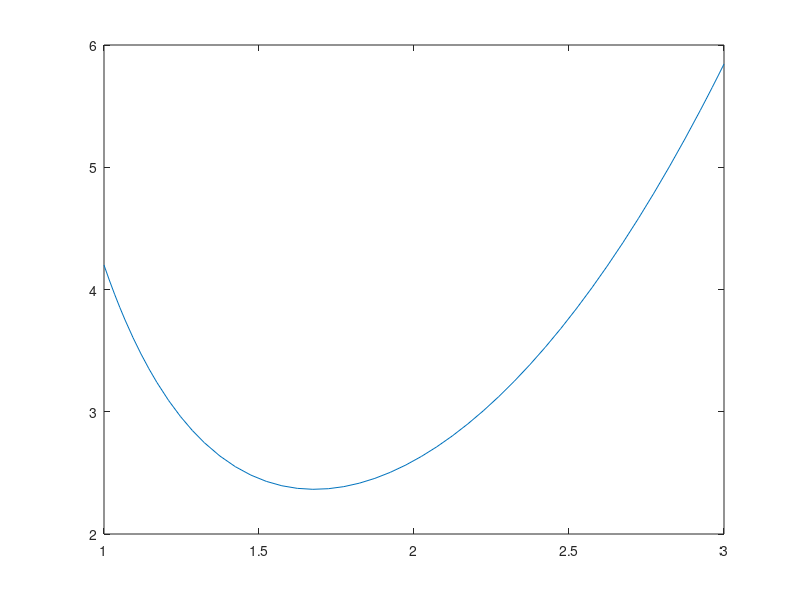

MATLAB code for this plot:
%% Chapter 9 Review

%% Solving an Equation with One Variable

%{
An equation with one variable can be written as f(x) = 0:
- A solution (or root) is the numeric value x that satisfies the equation
- A numerical solution is a value of x where f(x) is exact or almost 0


In MATLAB, a zero of a function can be found using x = fzero(function, x0):
- fzero is a function function, accepting a function to be solved
- x0 is a value of x close to where the function crosses the axis
- x is the numerical solution as a scalar
- fzero only solves f(x) = 0
%}

f = @(x) x.^2 - 1;
r = fzero(f, 3);
disp(r);
r = fzero(f, -2);
disp(r);

g = @(x) sin(x) - 1/2;
rs = fzero(g, 1);
disp(rs); % Finds the root closest to 1: pi/6
rt = fzero(g, 3);
disp(rt); % Finds the root closest to 3: 5pi/6

%{
Notes about fzero:
- x0 can be a scalar or a two-element vector:
    - If x0 is a scalar, it must be a value near the root
    - If x0 is a vector, the two elements need to be on opposite sides
        >> f = @(x) x.^2 - 1;
        >> r = fzero(f, [0, 2]); % Fine, r = 1
        >> r = fzero(f, [2, 3]); % Not fine
- The fzero command finds zeros of a function when it CROSSES the x-axis.
  Touching the x-axis (y == 0) does not count
- [x, fval] = fzero(fun, x0) returns the value of the function at x too
%}

%% Finding a Minimum or Maximum of a Function

%{
Finding the minimum of a function: [x, fval] = fminbnd(function, x1, x2)
- function must be a continuous single-variable function
- x1 and x2 are the intervals surrounding the min x-value (x1 < x < x2)
- It does not evaluate the function at the endpoints

Find the maximum of a function by finding the minimum of its negative!
%}

f = @(x) x.^3 - 12 * x.^2 + 40.25 * x - 36.5;
fplot(f, [0, 8]);
[xmin, fmin] = fminbnd(f, 5, 7);
disp(xmin); disp(fmin);
nf = @(x) -f(x);
[xmax, fmax] = fminbnd(nf, 1, 3);
disp(xmax); disp(fmax);

%% Numerical Integration

%{
Some commands:
- q = quad(function, a, b)
- q = quadl(function, a, b)
- q = trapz(x, y)
    - x and y are vectors (same length, values of x must be ascending)
%}

f = @(x) x .* exp(-x.^0.8) + 0.2;
q1 = quad(f, 0, 8);
q2 = quadl(f, 0, 8);
disp(q1); disp(q2);

%% Ordinary Differential Equations (ODE)

%{
An initial value problem (IVP) is a first-order ODE with an initial
condition. Standard form:
- dy/dt = f(t, y) for t0 <= t <= tf, with y = y0 at t = t0

Solving an IVP in Matlab:
1. Write the problem in standard form
2. Create a function for f(t, y)
3. Solve the ODE using:
    [t, y] = solver_name(ODEfun, tspan, y0)
    - Different ODE solvers: ode45, ode23, ode113, etc.
    - tspan is a vector of 2+ elements specifying the solution interval
    - y0 is the initial value of y
%}

f = @(t, y) (t.^3 - 2 .* y) ./ t;
[t, y] = ode45(f, 1:0.5:3, 4.2);
disp(t); disp(y);
[t, y] = ode45(f, [1, 3], 4.2);
plot(t, y);
